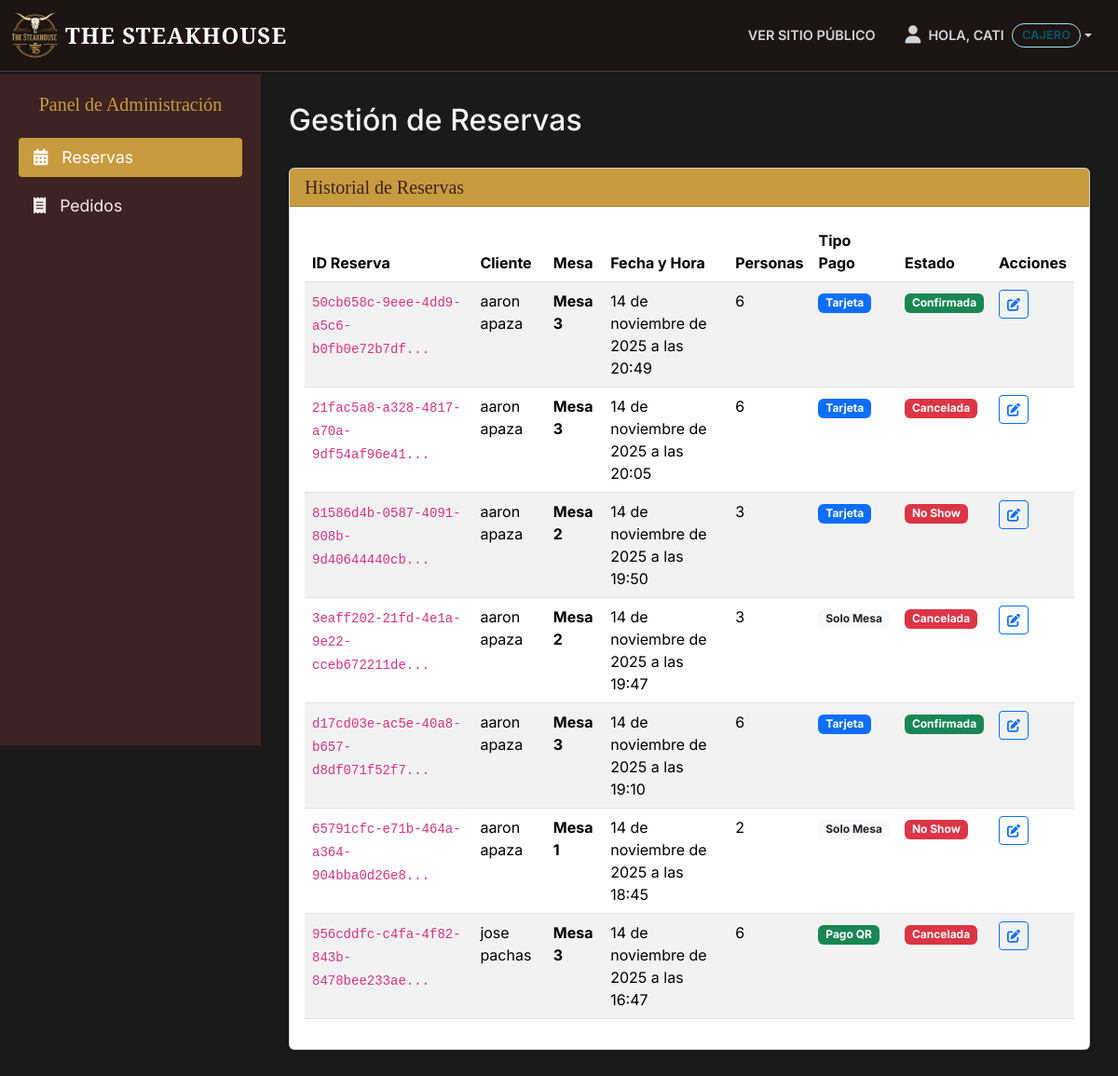
Page /panel/reservas/ (signed in) on the earlier database version.
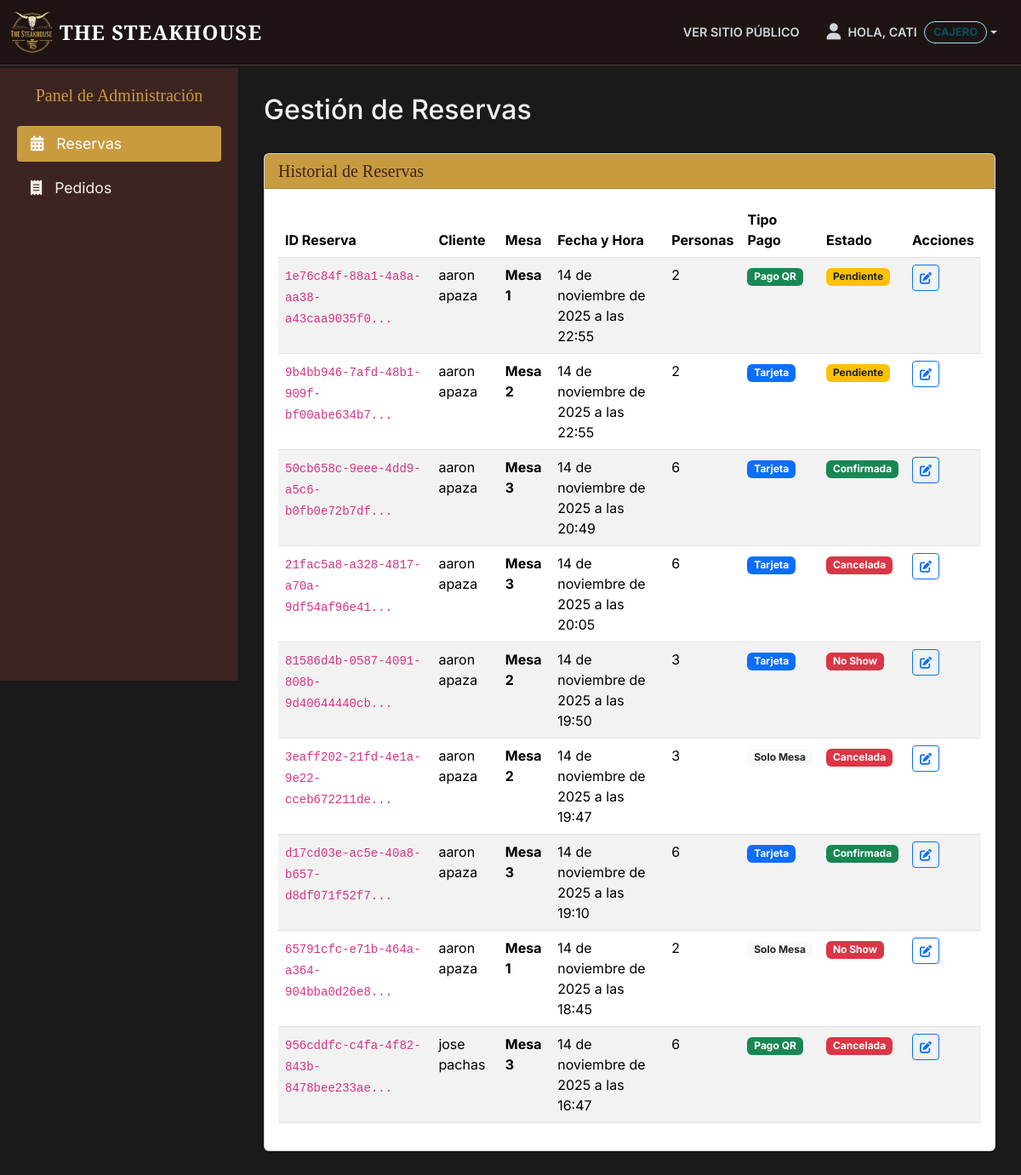
Same page on the later database version.
### reservas/models.py (models this page shows, shortened)
class Reserva(models.Model):
    ESTADO_CHOICES = (
        ('PENDIENTE', 'Pendiente'),
        ('CONFIRMADA', 'Confirmada'),
        ('CANCELADA', 'Cancelada'),
        ('COMPLETADA', 'Completada'),
        ('NO_SHOW', 'No Show'),
    )
    TIPO_PAGO_CHOICES = (
        ('SOLO_MESA', 'Solo Mesa'),
        ('PAGO_ADELANTADO', 'Pago QR'),
        ('TARJETA', 'Tarjeta'),
    )
    id = models.UUIDField(primary_key=True, default=uuid.uuid4, editable=False)
    cliente = models.ForeignKey(Cliente, on_delete=models.CASCADE)
    mesa = models.ForeignKey(Mesa, on_delete=models.SET_NULL, null=True, blank=True)
    fecha_reserva = models.DateField()
    hora_reserva = models.TimeField()
    numero_personas = models.IntegerField()
    estado = models.CharField(max_length=20, choices=ESTADO_CHOICES, default='PENDIENTE')
    tipo_pago = models.CharField(max_length=20, choices=TIPO_PAGO_CHOICES, default='SOLO_MESA')
    duracion_horas = models.IntegerField(default=2, help_text="Duración de la reserva en horas")
    hora_fin = models.TimeField(null=True, blank=True, editable=False)
    monto_pagado = models.DecimalField(max_digits=10, decimal_places=2, default=0.00)
    created_at = models.DateTimeField(auto_now_add=True, null=True, blank=True)

### clientes/models.py (models this page shows, shortened)
class Cliente(models.Model):
    usuario = models.OneToOneField(User, on_delete=models.CASCADE, related_name="cliente")
    nombre = models.CharField(max_length=100)
    apellido = models.CharField(max_length=100)
    email = models.EmailField(unique=True)
    telefono = models.CharField(max_length=20, blank=True, null=True)
    fecha_registro = models.DateTimeField(auto_now_add=True)
    foto_perfil = models.ImageField(upload_to='perfiles/', null=True, blank=True)

### core/models.py (models this page shows, shortened)
class Mesa(models.Model):
    ESTADO_CHOICES = (
        ('DISPONIBLE', 'Disponible'),
        ('OCUPADA', 'Ocupada'),
        ('RESERVADA', 'Reservada'),
        ('MANTENIMIENTO', 'Mantenimiento'),
    )
    TIPO_CHOICES = (
        ('NORMAL', 'Normal'),
        ('PREMIUM', 'Premium (Ventana/Privado)'),
    )
    numero = models.IntegerField(unique=True, help_text="Número de la mesa")
    capacidad = models.IntegerField(help_text="Número de personas que puede sentar")
    estado = models.CharField(max_length=20, choices=ESTADO_CHOICES, default='DISPONIBLE')
    tipo = models.CharField(max_length=10, choices=TIPO_CHOICES, default='NORMAL')

### dashboard/views.py (the view)
# urls.py: path('reservas/', views.reserva_list, name='dashboard_reservas'),
@staff_requerido # <-- CAMBIO
def reserva_list(request):
    reservas = Reserva.objects.all().order_by('-fecha_reserva', '-hora_reserva')
    context = {
        'reservas': reservas
    }
    return render(request, 'dashboard/reserva_list.html', context)

### dashboard/views.py (called while the page is built)
def staff_requerido(function):
    return user_passes_test(
        lambda u: u.is_authenticated and u.is_staff,
        login_url='login',
        redirect_field_name=None
    )(function)

### templates/dashboard/reserva_list.html
{% extends 'dashboard/base_dashboard.html' %}
{% block content %}
<div class="d-flex justify-content-between align-items-center mb-4">
    <h1 class="fs-2">Gestión de Reservas</h1>
</div>
<div class="card shadow-sm">
    <div class="card-header card-header-gold">
        <h5 class="mb-0">Historial de Reservas</h5>
    </div>
    <div class="card-body">
        <div class="table-responsive">
            <table class="table table-striped table-hover">
                <thead>
                    <tr>
                        <th scope="col">ID Reserva</th>
                        <th scope="col">Cliente</th>
                        <th scope="col">Mesa</th>
                        <th scope="col">Fecha y Hora</th>
                        <th scope="col">Personas</th>
                        <th scope="col">Tipo Pago</th>
                        <th scope="col">Estado</th>
                        <th scope="col">Acciones</th>
                    </tr>
                </thead>
                <tbody>
                    {% for r in reservas %}
                    <tr>
                        <td>
                            <code>{{ r.id|slice:":8" }}...</code>
                        </td>
                        <td>
                            {{ r.cliente.nombre }} {{ r.cliente.apellido }}
                        </td>
                        <td>
                            {% if r.mesa %}
                                <strong>Mesa {{ r.mesa.numero }}</strong>
                            {% else %}
                                <span class="text-muted">Sin asignar</span>
                            {% endif %}
                        </td>
                        <td>
                            {{ r.fecha_reserva }} a las {{ r.hora_reserva|time:"H:i" }}
                        </td>
                        <td>{{ r.numero_personas }}</td>
                        <td>
                            {% if r.tipo_pago == 'PAGO_ADELANTADO' %}
                                <span class="badge bg-success">{{ r.get_tipo_pago_display }}</span>
                            {% elif r.tipo_pago == 'TARJETA' %}
                                <span class="badge bg-primary">{{ r.get_tipo_pago_display }}</span>
                            {% else %}
                                <span class="badge bg-light text-dark">{{ r.get_tipo_pago_display }}</span>
                            {% endif %}
                        </td>
                        <td>
                            {% if r.estado == 'CONFIRMADA' %}
                                <span class="badge bg-success">{{ r.get_estado_display }}</span>
                            {% elif r.estado == 'PENDIENTE' %}
                                <span class="badge bg-warning text-dark">{{ r.get_estado_display }}</span>
                            {% elif r.estado == 'CANCELADA' or r.estado == 'NO_SHOW' %}
                                <span class="badge bg-danger">{{ r.get_estado_display }}</span>
                            {% elif r.estado == 'COMPLETADA' %}
                                <span class="badge bg-info">{{ r.get_estado_display }}</span>
                            {% else %}
                                <span class="badge bg-secondary">{{ r.get_estado_display }}</span>
                            {% endif %}
                        </td>
                        <td>
                            <a href="#" class="btn btn-sm btn-outline-primary" title="Editar Estado (Próximamente)">
                                <i class="fa fa-edit"></i>
                            </a>
                        </td>
                    </tr>
                    {% empty %}
                    <tr>
                        <td colspan="8" class="text-center">No hay reservas registradas.</td>
                    </tr>
                    {% endfor %}
                </tbody>
            </table>
        </div>
    </div>
</div>
{% endblock %}

Differences in the rows shown:
added Reserva: id "1e76c84f-88a1-4a8a-aa38-a43caa9035f0", cliente.nombre "aaron", cliente.apellido "apaza", mesa.numero "1", fecha_reserva "14 de noviembre de 2025", hora_reserva "22:55", numero_personas "2", tipo_pago "Pago QR", estado "Pendiente"
added Reserva: id "9b4bb946-7afd-48b1-909f-bf00abe634b7", cliente.nombre "aaron", cliente.apellido "apaza", mesa.numero "2", fecha_reserva "14 de noviembre de 2025", hora_reserva "22:55", numero_personas "2", tipo_pago "Tarjeta", estado "Pendiente"
